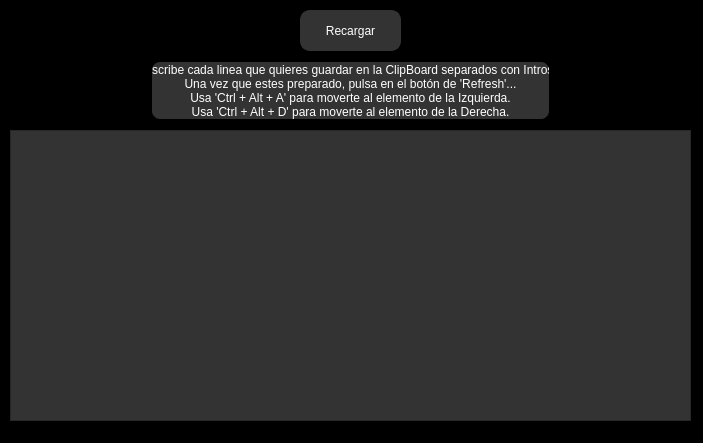
<?xml version="1.0" encoding="UTF-8"?>
<ui version="4.0">
 <class>MainWindow</class>
 <widget class="QMainWindow" name="MainWindow">
  <property name="geometry">
   <rect>
    <x>0</x>
    <y>0</y>
    <width>703</width>
    <height>443</height>
   </rect>
  </property>
  <property name="windowTitle">
   <string>MainWindow</string>
  </property>
  <property name="styleSheet">
   <string notr="true">QWidget{
	background-color: rgb(0,0,0);
}

QLabel {
	color:rgb(255,255,255);
	background-color: rgb(51,51,51);
	border: 2px solid;
	border-radius: 10px;	
}

QTextEdit{
	color:rgb(255,255,255);
	background-color: rgb(51,51,51);
}

QTextEdit:focus{	
	border: 2px solid rgb(112,0,0);
	background-color: rgb(51,51,51);
}

QPushButton {
	border: 2px solid rgb(51,51,51);
	border-radius: 10px;	
	color:rgb(255,255,255);
	background-color: rgb(51,51,51);
}
QPushButton:hover {
	border: 2px solid rgb(112,0,0);
	background-color: rgb(112,0,0);
}
QPushButton:pressed {	
	border: 2px solid rgb(112,0,0);
	background-color: rgb(51,51,51);
}

QScrollBar:vertical {
	background:rgb(51,51,51);
    	width:15px;
    	margin: 0px 0px 0px 0px;
}
QScrollBar::handle:vertical {
    	background:rgb(112,0,0);
}
QScrollBar::add-page:vertical {
 	background:rgb(51,51,51);
}
QScrollBar::sub-page:vertical {
 	background:rgb(51,51,51);
}</string>
  </property>
  <widget class="QWidget" name="centralwidget">
   <widget class="QPushButton" name="Refresh">
    <property name="geometry">
     <rect>
      <x>300</x>
      <y>10</y>
      <width>101</width>
      <height>41</height>
     </rect>
    </property>
    <property name="text">
     <string>Recargar</string>
    </property>
   </widget>
   <widget class="QTextEdit" name="ListClipBoard">
    <property name="geometry">
     <rect>
      <x>10</x>
      <y>130</y>
      <width>681</width>
      <height>291</height>
     </rect>
    </property>
    <property name="html">
     <string>&lt;!DOCTYPE HTML PUBLIC &quot;-//W3C//DTD HTML 4.0//EN&quot; &quot;http://www.w3.org/TR/REC-html40/strict.dtd&quot;&gt;
&lt;html&gt;&lt;head&gt;&lt;meta name=&quot;qrichtext&quot; content=&quot;1&quot; /&gt;&lt;style type=&quot;text/css&quot;&gt;
p, li { white-space: pre-wrap; }
&lt;/style&gt;&lt;/head&gt;&lt;body style=&quot; font-family:'MS Shell Dlg 2'; font-size:8.25pt; font-weight:400; font-style:normal;&quot;&gt;
&lt;p align=&quot;justify&quot; style=&quot;-qt-paragraph-type:empty; margin-top:0px; margin-bottom:0px; margin-left:0px; margin-right:0px; -qt-block-indent:0; text-indent:0px;&quot;&gt;&lt;br /&gt;&lt;/p&gt;&lt;/body&gt;&lt;/html&gt;</string>
    </property>
   </widget>
   <widget class="QLabel" name="label">
    <property name="geometry">
     <rect>
      <x>150</x>
      <y>60</y>
      <width>401</width>
      <height>61</height>
     </rect>
    </property>
    <property name="text">
     <string>Escribe cada linea que quieres guardar en la ClipBoard separados con Intros.
Una vez que estes preparado, pulsa en el botón de 'Refresh'...
Usa 'Ctrl + Alt + A' para moverte al elemento de la Izquierda.
Usa 'Ctrl + Alt + D' para moverte al elemento de la Derecha.</string>
    </property>
    <property name="alignment">
     <set>Qt::AlignCenter</set>
    </property>
   </widget>
  </widget>
  <widget class="QStatusBar" name="statusbar"/>
 </widget>
 <resources/>
 <connections/>
</ui>
